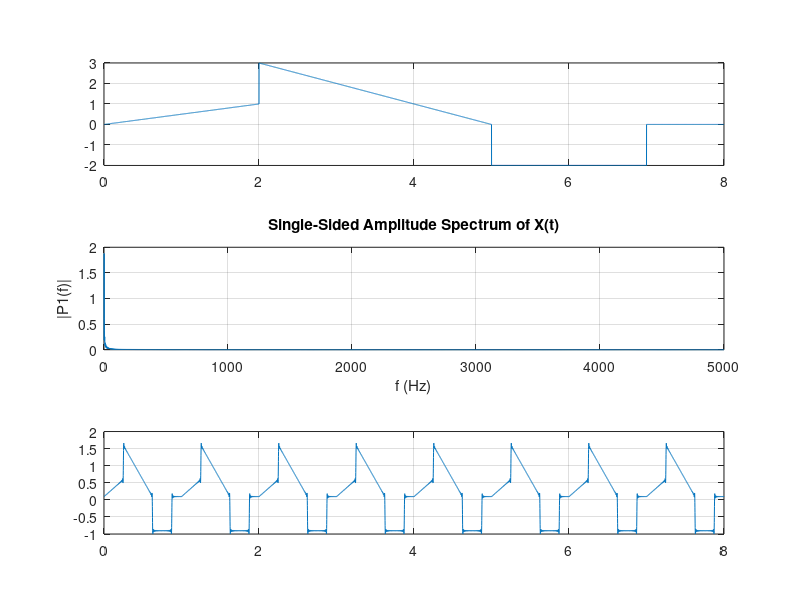

The MATLAB script that drew this image:
format compact
clear
clc

T = 8;
Fs = 10000;
t = 0:T/Fs:1*T;
L = length(t);

s = [];
for i=1:L
    if t(i)>0 && t(i)<=2
        s = [s 0.5*t(i)];
    elseif t(i)>2 && t(i)<=5
        s = [s 5-t(i)];
    elseif t(i)>5 && t(i)<=7
        s = [s -2];
    else
        s = [s 0];
    end
end

subplot(3,1,1)
plot(t,s)
grid on

Y = fft(s);

P2 = abs(Y/L);
P1 = P2(1:L/2+1);
P1(2:end-1) = 2*P1(2:end-1);

P2_ = angle(Y/L);
P1_ = P2_(1:L/2+1);
P1_(2:end-1) = 2*P1_(2:end-1);

f = Fs*(0:(L/2))/L;
subplot(3,1,2)
plot(f,P1) 
grid on
title('Single-Sided Amplitude Spectrum of X(t)')
xlabel('f (Hz)')
ylabel('|P1(f)|')

s_ = P2(1) * cos(2*pi*f(1)*t+P2_(1));
for i=2:100
    s_ = s_ + P2(i) * cos(2*pi*f(i)*t+P2_(i));
end
subplot(3,1,3)
plot(t,s_) 
grid on